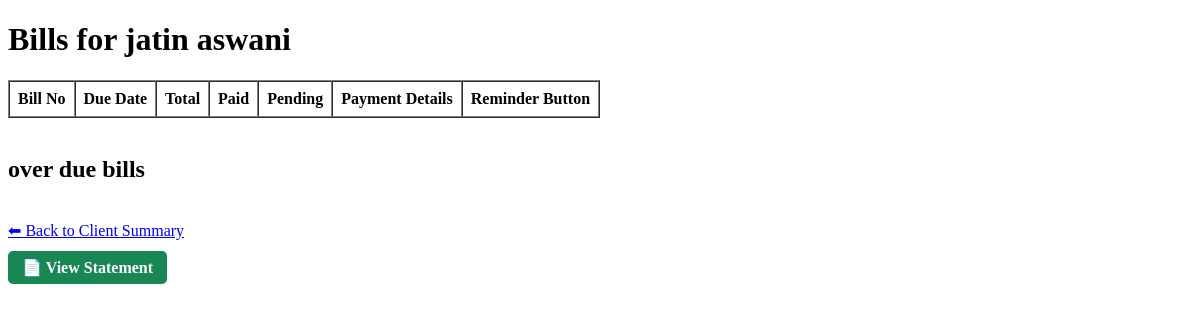
The app's page /client/4/bills/, older data.
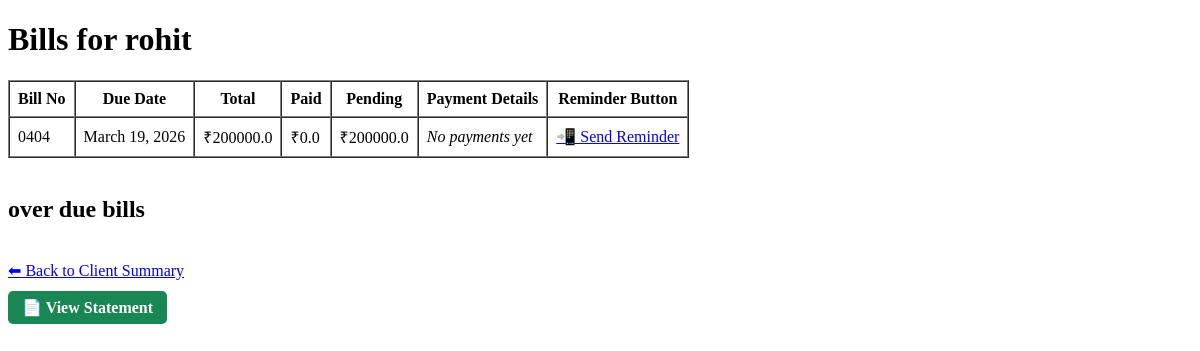
The same page, newer data.
### sales/models.py (models this page shows, shortened)
class Client(models.Model):
    shop = models.ForeignKey(Shop, on_delete=models.CASCADE, null=True, blank=True)
    name = models.CharField(max_length=100)
    phone = models.CharField(max_length=15)
    address = models.TextField(blank=True)

class Bill(models.Model):
    shop = models.ForeignKey(Shop, on_delete=models.CASCADE)
    client = models.ForeignKey(Client, on_delete=models.CASCADE)
    sales_person = models.ForeignKey(
        User,
        on_delete=models.SET_NULL,
        null=True,
        blank=True
    )
    bill_number = models.CharField(max_length=50)
    bill_date = models.DateField()
    due_date = models.DateField()
    total_amount = models.FloatField()
    paid_amount = models.FloatField(default=0)
    def pending_amount(self):
        return (self.total_amount or 0) - (self.paid_amount or 0)
    def overdue_days(self):
        today = timezone.localdate()
        if self.due_date < today:
            return (today - self.due_date).days
        return 0

### sales/views.py (the view)
# urls.py: path('client/<int:client_id>/bills/', views.client_bills, name='client_bills'),
def client_bills(request, client_id):
    client = get_object_or_404(Client, id=client_id)
    bills = Bill.objects.filter(client=client)
    context = {
        'client': client,
        'bills': bills
    }
    return render(request, 'sales/client_bills.html', context)

### sales/templates/sales/client_bills.html (shortened to what this page needs)
<!DOCTYPE html>
<html lang="en">
<head>
</head>
<body>
<h1>Bills for {{ client.name }}</h1>
<table border="1" cellpadding="8" cellspacing="0">
    <tr>
        <th>Bill No</th>
        <th>Due Date</th>
        <th>Total</th>
        <th>Paid</th>
        <th>Pending</th>
        <th>Payment Details</th>
        <th>Reminder Button</th>
    </tr>
    {% for bill in bills %}
    <tr>
        <td>{{ bill.bill_number }}</td>
        <td>{{ bill.due_date }}</td>
        <td>₹{{ bill.total_amount }}</td>
        <td>₹{{ bill.paid_amount }}</td>
        <td>₹{{ bill.pending_amount }}</td>
        <td>
            {% if bill.payments.all %}
                <div>
                    {% for payment in bill.payments.all %}
                        <p>
                            ₹{{ payment.amount }} |
                            {{ payment.payment_mode|title }}
                            {% if payment.payment_mode == 'cheque' %}
                                (Cheque No: {{ payment.cheque_number }})
                            {% endif %}
                            | {{ payment.payment_date }}
                        </p>
                    {% endfor %}
                    </div>
            {% else %}
                <em>No payments yet</em>
            {% endif %}
        </td>
        <td><a target="_blank"
   href="https://wa.me/91{{ bill.client.phone }}?text=
   Hi%20{{ bill.client.name }}%2C%0A
   Your%20Bill%20No%20{{ bill.bill_number }}%20of%20₹{{ bill.pending_amount|floatformat:2 }}%20is%20overdue%20by%20{{ bill.overdue_days }}%20days.%0A
   Kindly%20arrange%20payment.%0A
   Thank%20you.%0ASugan%20Creation.">
   📲 Send Reminder
</a></td>
    </tr>
    {% endfor %}
</table>
<br>
<h2>over due bills</h2>
<br>
<a href="{% url 'client_summary' %}">⬅ Back to Client Summary</a>
<br>
<br>
<a href="{% url 'client_statement' client.id %}"
   style="
        padding:8px 14px;
        background:#198754;
        color:white;
        text-decoration:none;
        border-radius:5px;
        font-weight:bold;
   ">
    📄 View Statement
</a>
</body>
</html>

Row changes from the older to the newer data that the page shows:
changed Client: name "jatin aswani" → "rohit"
added Bill: bill_number "0404", due_date "March 19, 2026", total_amount "200000.0", paid_amount "0.0", pending_amount "200000.0", shows "No payments yet"
